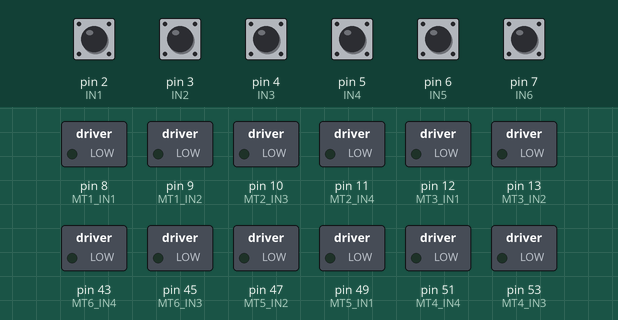
Simulated run of this sketch. Board: Arduino Mega 2560, built for the host (arithmetic inside an expression is 32-bit, double 64-bit). Parts: switched loads named in the sketch (green lamp = pin HIGH). Inputs (shaded band) come from the test bench; at power-on: pin 2 (IN1), pin 3 (IN2), pin 4 (IN3), pin 5 (IN4), pin 6 (IN5), pin 7 (IN6) HIGH. What the sketch prints to the serial monitor is not drawn.

Above: at 1.2 s.
1.3 s: pin 2 (IN1) pulled LOW for 0.15 s
At 2.4 s:
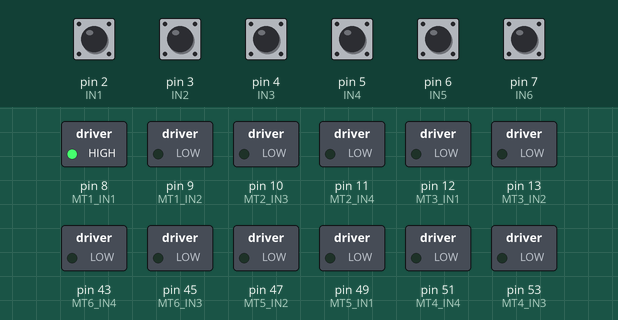
2.9 s: pin 3 (IN2) pulled LOW for 0.15 s
At 3.6 s:
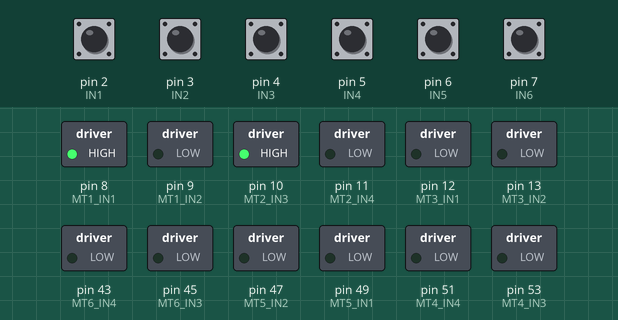
6.0 s: pin 4 (IN3) pulled LOW for 0.15 s
At 7.6 s:
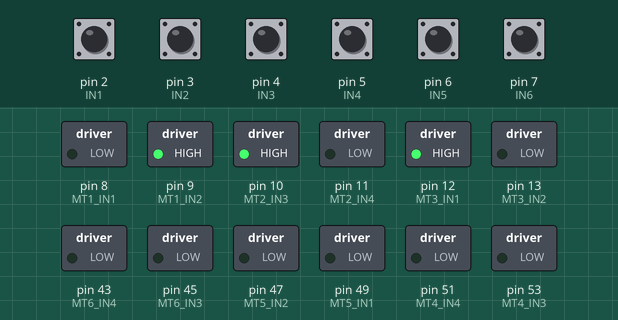
9.1 s: pin 5 (IN4) pulled LOW for 0.15 s
At 9.5 s:
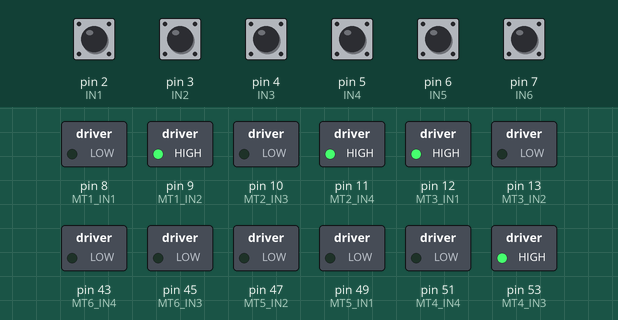
12.2 s: pin 6 (IN5) pulled LOW for 0.15 s
At 13.5 s:
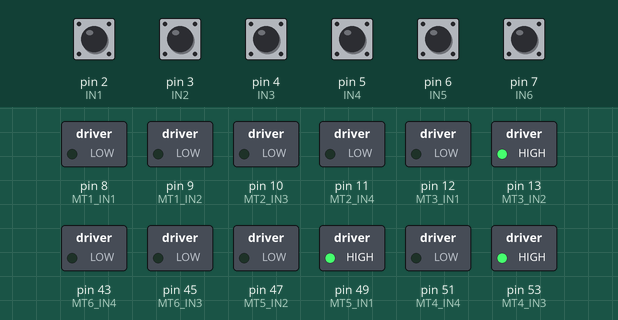
15.3 s: pin 7 (IN6) pulled LOW for 0.15 s
At 18.5 s:
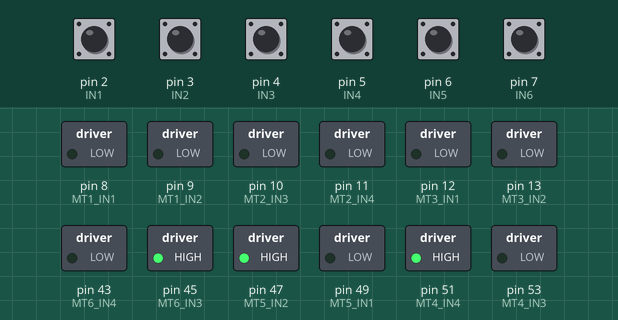
Timing chart, 0 to 23.7 s (numbered marks = the images above; inputs shaded):
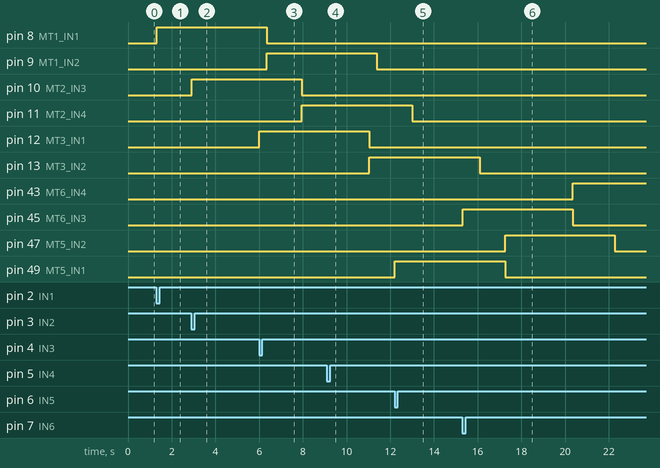

Measured:
- after the input at 1.3 s, pin 8 (MT1_IN1): LOW → HIGH at once
- after the input at 2.9 s, pin 10 (MT2_IN3): LOW → HIGH at once
- after the input at 6.0 s, pin 12 (MT3_IN1): LOW → HIGH at once
- after the input at 9.1 s, pin 53 (MT4_IN3): LOW → HIGH at once
- after the input at 12.2 s, pin 49 (MT5_IN1): LOW → HIGH at once
- after the input at 15.3 s, pin 43 (MT6_IN4): LOW → HIGH after 5.0 s; pin 45 (MT6_IN3): LOW → HIGH at once, → LOW 5.0 s later

The sketch:

ro_Switch_Control_for_Voile_Interaction_with_crossing_People.ino
```cpp
//////////////////////////////////////////////////
// Arduino Mega 2560: Voile Interaction with the Crossing People 跟随互动程序
//算法设计完成
/////////////////////////////////////////////////


//输入
//压力传感输入接口 独立按键检测
const int IN1=2;//输入按键1
const int IN2=3;//输入按键2
const int IN3=4;//输入按键3
const int IN4=5;//输入按键4
const int IN5=6;//输入按键5
const int IN6=7;//输入按键6


//L298  -- 1#
//电机1
const int MT1_IN1=8;//
const int MT1_IN2=9;//
//电机2
const int MT2_IN3=10;//
const int MT2_IN4=11;//


//L298  -- 2#
//电机3
const int MT3_IN1=12;//
const int MT3_IN2=13;//
//电机4
const int MT4_IN3=53;//
const int MT4_IN4=51;//

//L298  -- 3#
//电机5
const int MT5_IN1=49;//
const int MT5_IN2=47;//
//电机6
const int MT6_IN3=45;//
const int MT6_IN4=43;//

#define TIMEX 500


//数据缓存
//1
unsigned char life1=0;
int cnt1=0;
unsigned char his1=1;
unsigned char cur1=1;

//2
unsigned char life2=0;
int cnt2=0;
unsigned char his2=1;
unsigned char cur2=1;

//3
unsigned char life3=0;
int cnt3=0;
unsigned char his3=1;
unsigned char cur3=1;

//4
unsigned char life4=0;
int cnt4=0;
unsigned char his4=1;
unsigned char cur4=1;


//5
unsigned char life5=0;
int cnt5=0;
unsigned char his5=1;
unsigned char cur5=1;


//6
unsigned char life6=0;
int cnt6=0;
unsigned char his6=1;
unsigned char cur6=1;


//系统初始化
void System_init()
{

  Serial.begin(9600);//串口调试专用
  Serial.print("system loading...");
  //输入
  pinMode(IN1, INPUT_PULLUP);
  pinMode(IN2, INPUT_PULLUP);
  pinMode(IN3, INPUT_PULLUP);
  pinMode(IN4, INPUT_PULLUP);
  pinMode(IN5, INPUT_PULLUP);
  pinMode(IN6, INPUT_PULLUP);


  //电机控制接口
  //L298-1
  pinMode(MT1_IN1, OUTPUT); //1
  pinMode(MT1_IN2, OUTPUT);

  pinMode(MT2_IN3, OUTPUT); //2
  pinMode(MT2_IN4, OUTPUT);

  //L298-2
  pinMode(MT3_IN1, OUTPUT); //3
  pinMode(MT3_IN2, OUTPUT);

  pinMode(MT4_IN3, OUTPUT); //4
  pinMode(MT4_IN4, OUTPUT);

  //L298-3
  pinMode(MT5_IN1, OUTPUT); //5
  pinMode(MT5_IN2, OUTPUT);

  pinMode(MT6_IN3, OUTPUT); //6
  pinMode(MT6_IN4, OUTPUT);


  //init
  //1
  life1=0;
  cnt1=0;
  his1=1;
  cur1=1;
//2
  life2=0;
  cnt2=0;
  his2=1;
  cur2=1;


//3
  life3=0;
  cnt3=0;
  his3=1;
  cur3=1;
//4
  life4=0;
  cnt4=0;
  his4=1;
  cur4=1;
//5
  life5=0;
  cnt5=0;
  his5=1;
  cur5=1;
//6
  life6=0;
  cnt6=0;
  his6=1;
  cur6=1;


}


void system_tick()//10ms
{
 delay(10);
}

  void setup ()
{
  System_init();
}

//1#
void zheng1()
{
  digitalWrite(MT1_IN1, HIGH);
  digitalWrite(MT1_IN2, LOW);
}
void fan1()
{
  digitalWrite(MT1_IN1, LOW);
  digitalWrite(MT1_IN2, HIGH);
}
void stop1()
{
  digitalWrite(MT1_IN1, LOW);
  digitalWrite(MT1_IN2, LOW);
 }
//2#
void zheng2()
{
  digitalWrite(MT2_IN3, HIGH);
  digitalWrite(MT2_IN4, LOW);
}
void fan2()
{
  digitalWrite(MT2_IN3, LOW);
  digitalWrite(MT2_IN4, HIGH);
}
void stop2()
{
  digitalWrite(MT2_IN3, LOW);
  digitalWrite(MT2_IN4, LOW);
 }


 //3#
void zheng3()
{
  digitalWrite(MT3_IN1, HIGH);
  digitalWrite(MT3_IN2, LOW);
}
void fan3()
{
  digitalWrite(MT3_IN1, LOW);
  digitalWrite(MT3_IN2, HIGH);
}
void stop3()
{
  digitalWrite(MT3_IN1, LOW);
  digitalWrite(MT3_IN2, LOW);
 }
 //4#
void zheng4()
{
  digitalWrite(MT4_IN3, HIGH);
  digitalWrite(MT4_IN4, LOW);
}
void fan4()
{
  digitalWrite(MT4_IN3, LOW);
  digitalWrite(MT4_IN4, HIGH);
}
void stop4()
{
   digitalWrite(MT4_IN3, LOW);
   digitalWrite(MT4_IN4, LOW);
 }


 //5#
void zheng5()
{
   digitalWrite(MT5_IN1, HIGH);
   digitalWrite(MT5_IN2, LOW);
}
void fan5()
{
  digitalWrite(MT5_IN1, LOW);
  digitalWrite(MT5_IN2, HIGH);
}
void stop5()
{
   digitalWrite(MT5_IN1, LOW);
   digitalWrite(MT5_IN2, LOW);
 }
 //6#
void zheng6()
{
  digitalWrite(MT6_IN3, HIGH);
  digitalWrite(MT6_IN4, LOW);
}
void fan6()
{
  digitalWrite(MT6_IN3, LOW);
  digitalWrite(MT6_IN4, HIGH);
}
void stop6()
{
  digitalWrite(MT6_IN3, LOW);
  digitalWrite(MT6_IN4, LOW);
 }


//自检测试程序
void self_check()
{

  if((digitalRead(IN1))==LOW)
  {
    zheng1();
  }
   else
   {
    fan1();
    }

      if((digitalRead(IN2))==LOW)
  {
    zheng2();
  }
   else
   {
    fan2();
    }

      if((digitalRead(IN3))==LOW)
  {
    zheng3();
  }
   else
   {
    fan3();
    }

      if((digitalRead(IN4))==LOW)
  {
    zheng4();
  }
   else
   {
    fan4();
    }

      if((digitalRead(IN5))==LOW)
  {
    zheng5();
  }
   else
   {
    fan5();
    }

      if((digitalRead(IN6))==LOW)
  {
    zheng6();
  }
   else
   {
    fan6();
    }


  /*
  digitalWrite(MT1_IN1, HIGH);
  digitalWrite(MT1_IN2, HIGH);

  digitalWrite(MT2_IN3, HIGH);
  digitalWrite(MT2_IN4, HIGH);

  digitalWrite(MT3_IN1, HIGH);
  digitalWrite(MT3_IN2, HIGH);

  digitalWrite(MT4_IN3, HIGH);
  digitalWrite(MT4_IN4, HIGH);

  digitalWrite(MT5_IN1, HIGH);
  digitalWrite(MT5_IN2, HIGH);

  digitalWrite(MT6_IN3, HIGH);
  digitalWrite(MT6_IN4, HIGH);


  system_tick();
  digitalWrite(MT1_IN1, LOW);
  digitalWrite(MT1_IN2, LOW);

  digitalWrite(MT2_IN3, LOW);
  digitalWrite(MT2_IN4, LOW);

  digitalWrite(MT3_IN1, LOW);
  digitalWrite(MT3_IN2, LOW);
  digitalWrite(MT4_IN3, LOW);
  digitalWrite(MT4_IN4, LOW);

  digitalWrite(MT5_IN1, LOW);
  digitalWrite(MT5_IN2, LOW);
  digitalWrite(MT6_IN3, LOW);
  digitalWrite(MT6_IN4, LOW);


  system_tick();
  */
  //zheng1();
 // fan1();
 //stop1();

//zheng2();
 // fan2();
 //stop2();

 //zheng3();
 // fan3();
 //stop3();

 //zheng4();
 // fan4();
 //stop4();

 //zheng5();
 //fan5();
 //stop5();

 //zheng6();
 // fan6();
 //stop6();


 }


 void key_scan()
 {

  //1#
  if(life1==0)
  {
   //1
    if((digitalRead(IN1))==LOW)
   {
    delay(1);
     if((digitalRead(IN1))==LOW)
     {

      cur1=0;
      }


  }
   else
   {
    cur1=1;
    }
    if(cur1!=his1)//发生变化
    {
      his1=cur1;

      if(cur1==0)//发生触发动作
      {
        zheng1();
        cnt1=0;
        life1=1;

       }
     }
 }
///////////////////////////////////////////
   //2
    if((digitalRead(IN2))==LOW)
   {
    delay(1);
     if((digitalRead(IN2))==LOW)
     {

      cur2=0;
      }


  }
   else
   {
    cur2=1;
    }
    if(cur2!=his2)//发生变化
    {
      his2=cur2;

      if(cur2==0)//发生触发动作
      {
        zheng2();
        cnt2=0;
        life2=1;

       }
     }

///////////////////////////////////////////
   //3
    if((digitalRead(IN3))==LOW)
   {
    delay(1);
     if((digitalRead(IN3))==LOW)
     {

      cur3=0;
      }


  }
   else
   {
    cur3=1;
    }
    if(cur3!=his3)//发生变化
    {
      his3=cur3;

      if(cur3==0)//发生触发动作
      {
        zheng3();
        cnt3=0;
        life3=1;

       }
     }

///////////////////////////////////////////
   //4
    if((digitalRead(IN4))==LOW)
   {
    delay(1);
     if((digitalRead(IN4))==LOW)
     {

      cur4=0;
      }


  }
   else
   {
    cur4=1;
    }
    if(cur4!=his4)//发生变化
    {
      his4=cur4;

      if(cur4==0)//发生触发动作
      {
        zheng4();
        cnt4=0;
        life4=1;

       }
     }

///////////////////////////////////////////
   //5
    if((digitalRead(IN5))==LOW)
   {
    delay(1);
     if((digitalRead(IN5))==LOW)
     {

      cur5=0;
      }


  }
   else
   {
    cur5=1;
    }
    if(cur5!=his5)//发生变化
    {
      his5=cur5;

      if(cur5==0)//发生触发动作
      {
        zheng5();
        cnt5=0;
        life5=1;

       }
     }

///////////////////////////////////////////
   //6
    if((digitalRead(IN6))==LOW)
   {
    delay(1);
     if((digitalRead(IN6))==LOW)
     {

      cur6=0;
      }


  }
   else
   {
    cur6=1;
    }
    if(cur6!=his6)//发生变化
    {
      his6=cur6;

      if(cur6==0)//发生触发动作
      {
        zheng6();
        cnt6=0;
        life6=1;

       }
     }

///////////////////////////////////////////


  }
void APP()
{
  //1
   if(life1==1)
   {
    cnt1++;
    if(cnt1>=TIMEX)
    {

      cnt1=0;
      life1=2;
      fan1();
     }
    }
    else if(life1==2)
    {
        cnt1++;
      if(cnt1>=TIMEX)
      {
        cnt1=0;
        life1=0;
        stop1();
       }
     }
     //
  //2
   if(life2==1)
   {
    cnt2++;
    if(cnt2>=TIMEX)
    {

      cnt2=0;
      life2=2;
      fan2();
     }
    }
    else if(life2==2)
    {
        cnt2++;
      if(cnt2>=TIMEX)
      {
        cnt2=0;
        life2=0;
        stop2();
       }
     }
     //
       //3
   if(life3==1)
   {
    cnt3++;
    if(cnt3>=TIMEX)
    {

      cnt3=0;
      life3=2;
      fan3();
     }
    }
    else if(life3==2)
    {
        cnt3++;
      if(cnt3>=TIMEX)
      {
        cnt3=0;
        life3=0;
        stop3();
       }
     }
     //
       //4
   if(life4==1)
   {
    cnt4++;
    if(cnt4>=TIMEX)
    {

      cnt4=0;
      life4=2;
      fan4();
     }
    }
    else if(life4==2)
    {
        cnt4++;
      if(cnt4>=TIMEX)
      {
        cnt4=0;
        life4=0;
        stop4();
       }
     }
     //
       //5
   if(life5==1)
   {
    cnt5++;
    if(cnt5>=TIMEX)
    {

      cnt5=0;
      life5=2;
      fan5();
     }
    }
    else if(life5==2)
    {
        cnt5++;
      if(cnt5>=TIMEX)
      {
        cnt5=0;
        life5=0;
        stop5();
       }
     }
     //
       //6
   if(life6==1)
   {
    cnt6++;
    if(cnt6>=TIMEX)
    {

      cnt6=0;
      life6=2;
      fan6();
     }
    }
    else if(life6==2)
    {
        cnt6++;
      if(cnt6>=TIMEX)
      {
        cnt6=0;
        life6=0;
        stop6();
       }
     }
     //


  }
void loop()
{
 // self_check();
 system_tick();
 key_scan();
 APP();


}
```
